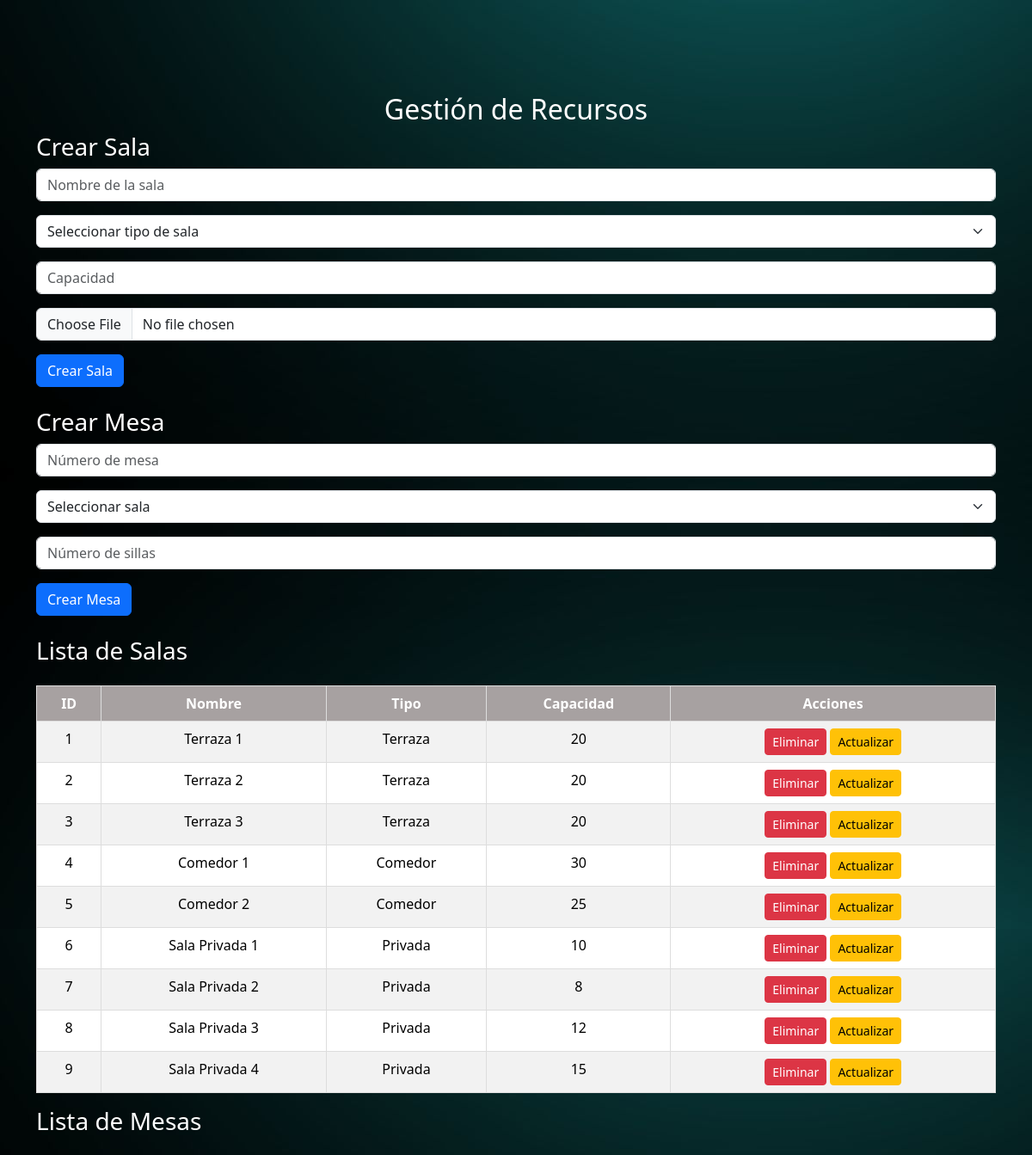
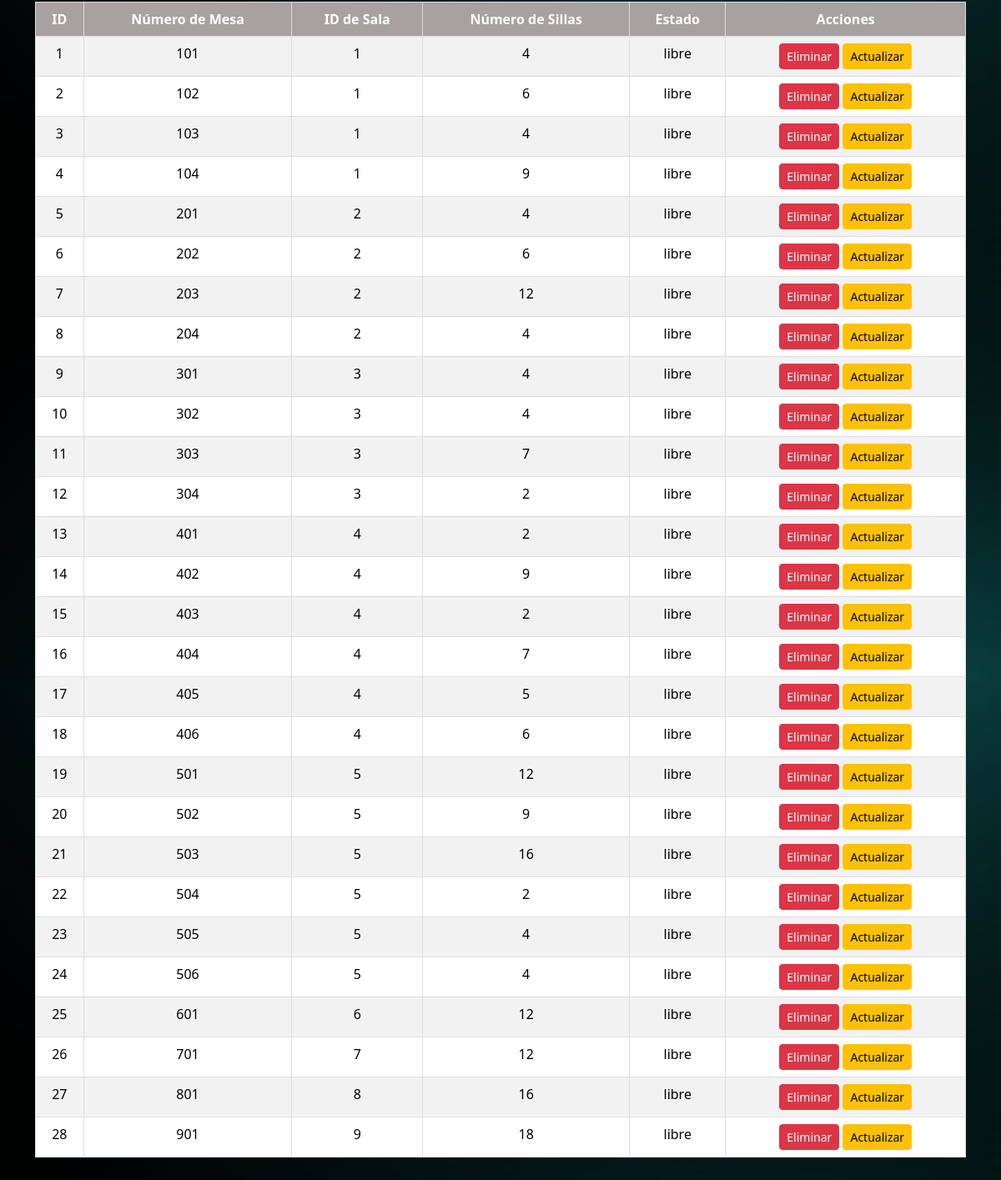
Page /crud_recursos.php on the committed database (2 pictures, top to bottom).
### tables this page shows
CREATE TABLE tbl_salas (
    id_sala INT PRIMARY KEY AUTO_INCREMENT,
    nombre_sala VARCHAR(100),
    tipo_sala VARCHAR(50),        
    capacidad INT,
    imagen VARCHAR(255)
);

CREATE TABLE tbl_mesas (
    id_mesa INT PRIMARY KEY AUTO_INCREMENT,
    numero_mesa INT,
    id_sala INT,
    numero_sillas INT,
    estado ENUM('libre','ocupada') DEFAULT 'libre'
);

### crud_recursos.php (the view, shortened to what this page needs)
<?php
include './php/conexion.php';
$salas = $conexion->query("SELECT * FROM tbl_salas")->fetchAll(PDO::FETCH_ASSOC);
$mesas = $conexion->query("SELECT * FROM tbl_mesas")->fetchAll(PDO::FETCH_ASSOC);
?>
<!DOCTYPE html>
<html lang="es">
<head>
    <link rel="stylesheet" href="./css/menu.css">
    <link href="https://cdn.jsdelivr.net/npm/bootstrap@5.3.3/dist/css/bootstrap.min.css" rel="stylesheet">
</head>
<body>
    <div class="container mt-5">
        <h2 class="text-center text-white">Gestión de Recursos</h2>
        <h3 class="text-white">Crear Sala</h3>
        <form method="POST" class="mb-4" enctype="multipart/form-data">
            <div class="mb-3">
                <input type="text" name="nombre_sala" class="form-control" placeholder="Nombre de la sala" required>
            </div>
            <div class="mb-3">
                <select name="tipo_sala" class="form-select" required>
                    <option value="">Seleccionar tipo de sala</option>
                </select>
            </div>
            <div class="mb-3">
                <input type="number" name="capacidad" class="form-control" placeholder="Capacidad" required>
            </div>
            <div class="mb-3">
                <input type="file" name="imagen" class="form-control" accept="image/*" required>
            </div>
            <button type="submit" name="crear_sala" class="btn btn-primary">Crear Sala</button>
        </form>
        <h3 class="text-white">Crear Mesa</h3>
        <form method="POST" class="mb-4" enctype="multipart/form-data">
            <div class="mb-3">
                <input type="number" name="numero_mesa" class="form-control" placeholder="Número de mesa" required>
            </div>
            <div class="mb-3">
                <select name="id_sala" class="form-select" required>
                    <option value="">Seleccionar sala</option>
                </select>
            </div>
            <div class="mb-3">
                <input type="number" name="numero_sillas" class="form-control" placeholder="Número de sillas" required>
            </div>
            <button type="submit" name="crear_mesa" class="btn btn-primary">Crear Mesa</button>
        </form>
        <h3 class="text-white">Lista de Salas</h3>
        <div class="table-responsive mt-4">
            <table class="table table-striped">
                <thead class="thead-dark">
                    <tr>
                        <th>ID</th>
                        <th>Nombre</th>
                        <th>Tipo</th>
                        <th>Capacidad</th>
                        <th>Acciones</th>
                    </tr>
                </thead>
                <tbody>
                    <?php foreach ($salas as $sala): ?>
                    <tr>
                        <td><?php echo $sala['id_sala']; ?></td>
                        <td><?php echo $sala['nombre_sala']; ?></td>
                        <td><?php echo $sala['tipo_sala']; ?></td>
                        <td><?php echo $sala['capacidad']; ?></td>
                        <td>
                            <form method="POST" class="form-eliminar-sala d-inline">
                                <button type="submit" name="eliminar_sala" class="btn btn-danger btn-sm">Eliminar</button>
                            </form>
                            <button class="btn btn-warning btn-sm" onclick="document.getElementById('update-sala-<?php echo $sala['id_sala']; ?>').style.display='block'">Actualizar</button>
                        </td>
                    </tr>
                    <?php endforeach; ?>
                </tbody>
            </table>
        </div>
        <h3 class="text-white">Lista de Mesas</h3>
        <div class="table-responsive mt-4">
            <table class="table table-striped">
                <thead class="thead-dark">
                    <tr>
                        <th>ID</th>
                        <th>Número de Mesa</th>
                        <th>ID de Sala</th>
                        <th>Número de Sillas</th>
                        <th>Estado</th>
                        <th>Acciones</th>
                    </tr>
                </thead>
                <tbody>
                    <?php foreach ($mesas as $mesa): ?>
                    <tr>
                        <td><?php echo $mesa['id_mesa']; ?></td>
                        <td><?php echo $mesa['numero_mesa']; ?></td>
                        <td><?php echo $mesa['id_sala']; ?></td>
                        <td><?php echo $mesa['numero_sillas']; ?></td>
                        <td><?php echo $mesa['estado']; ?></td>
                        <td>
                            <form method="POST" class="form-eliminar-mesa d-inline">
                                <button type="submit" name="eliminar_mesa" class="btn btn-danger btn-sm">Eliminar</button>
                            </form>
                            <button class="btn btn-warning btn-sm" onclick="document.getElementById('update-mesa-<?php echo $mesa['id_mesa']; ?>').style.display='block'">Actualizar</button>
                        </td>
                    </tr>
                    <?php endforeach; ?>
                </tbody>
            </table>
        </div>
    </div>
</body>
</html>

### css/menu.css (style rules this page uses)
html { font-family: "Roboto", serif; font-style: normal; font-weight: bold; }
body { background-image: url(../img/fondo.jpg); justify-content: center; display: flex; flex-direction: column; height: 100%; }
.container { padding-top: 5%; padding-bottom: 5%; }
@media (min-width: 12px) { .table td, .table th { padding: 8px; font-size: 12px; border: 1px solid #ddd; } }
@media (min-width: 12px) { .table thead th { background-color: #A7A1A1; color: white; font-weight: bold; } }
@media (min-width: 768px) { .table { border-collapse: collapse; width: 100%; margin: 0 auto; } }
@media (min-width: 768px) { .table th, .table td { padding: 12px; text-align: center; border: 1px solid #ddd; font-size: 16px; } }
@media (min-width: 768px) { .table thead th { background-color: #A7A1A1; color: white; font-weight: bold; } }

### rows in the picture
tbl_salas: id_sala "1", nombre_sala "Terraza 1", tipo_sala "Terraza", capacidad "20"
tbl_salas: id_sala "2", nombre_sala "Terraza 2", tipo_sala "Terraza", capacidad "20"
tbl_salas: id_sala "3", nombre_sala "Terraza 3", tipo_sala "Terraza", capacidad "20"
tbl_salas: id_sala "4", nombre_sala "Comedor 1", tipo_sala "Comedor", capacidad "30"
tbl_salas: id_sala "5", nombre_sala "Comedor 2", tipo_sala "Comedor", capacidad "25"
tbl_salas: id_sala "6", nombre_sala "Sala Privada 1", tipo_sala "Privada", capacidad "10"
tbl_salas: id_sala "7", nombre_sala "Sala Privada 2", tipo_sala "Privada", capacidad "8"
tbl_salas: id_sala "8", nombre_sala "Sala Privada 3", tipo_sala "Privada", capacidad "12"
tbl_salas: id_sala "9", nombre_sala "Sala Privada 4", tipo_sala "Privada", capacidad "15"
tbl_mesas: id_mesa "1", numero_mesa "101", id_sala "1", numero_sillas "4", estado "libre"
tbl_mesas: id_mesa "2", numero_mesa "102", id_sala "1", numero_sillas "6", estado "libre"
tbl_mesas: id_mesa "3", numero_mesa "103", id_sala "1", numero_sillas "4", estado "libre"
tbl_mesas: id_mesa "4", numero_mesa "104", id_sala "1", numero_sillas "9", estado "libre"
tbl_mesas: id_mesa "5", numero_mesa "201", id_sala "2", numero_sillas "4", estado "libre"
tbl_mesas: id_mesa "6", numero_mesa "202", id_sala "2", numero_sillas "6", estado "libre"
tbl_mesas: id_mesa "7", numero_mesa "203", id_sala "2", numero_sillas "12", estado "libre"
tbl_mesas: id_mesa "8", numero_mesa "204", id_sala "2", numero_sillas "4", estado "libre"
tbl_mesas: id_mesa "9", numero_mesa "301", id_sala "3", numero_sillas "4", estado "libre"
tbl_mesas: id_mesa "10", numero_mesa "302", id_sala "3", numero_sillas "4", estado "libre"
tbl_mesas: id_mesa "11", numero_mesa "303", id_sala "3", numero_sillas "7", estado "libre"
tbl_mesas: id_mesa "12", numero_mesa "304", id_sala "3", numero_sillas "2", estado "libre"
tbl_mesas: id_mesa "13", numero_mesa "401", id_sala "4", numero_sillas "2", estado "libre"
tbl_mesas: id_mesa "14", numero_mesa "402", id_sala "4", numero_sillas "9", estado "libre"
tbl_mesas: id_mesa "15", numero_mesa "403", id_sala "4", numero_sillas "2", estado "libre"
tbl_mesas: id_mesa "16", numero_mesa "404", id_sala "4", numero_sillas "7", estado "libre"
tbl_mesas: id_mesa "17", numero_mesa "405", id_sala "4", numero_sillas "5", estado "libre"
tbl_mesas: id_mesa "18", numero_mesa "406", id_sala "4", numero_sillas "6", estado "libre"
tbl_mesas: id_mesa "19", numero_mesa "501", id_sala "5", numero_sillas "12", estado "libre"
tbl_mesas: id_mesa "20", numero_mesa "502", id_sala "5", numero_sillas "9", estado "libre"
tbl_mesas: id_mesa "21", numero_mesa "503", id_sala "5", numero_sillas "16", estado "libre"
tbl_mesas: id_mesa "22", numero_mesa "504", id_sala "5", numero_sillas "2", estado "libre"
tbl_mesas: id_mesa "23", numero_mesa "505", id_sala "5", numero_sillas "4", estado "libre"
tbl_mesas: id_mesa "24", numero_mesa "506", id_sala "5", numero_sillas "4", estado "libre"
tbl_mesas: id_mesa "25", numero_mesa "601", id_sala "6", numero_sillas "12", estado "libre"
tbl_mesas: id_mesa "26", numero_mesa "701", id_sala "7", numero_sillas "12", estado "libre"
tbl_mesas: id_mesa "27", numero_mesa "801", id_sala "8", numero_sillas "16", estado "libre"
tbl_mesas: id_mesa "28", numero_mesa "901", id_sala "9", numero_sillas "18", estado "libre"
